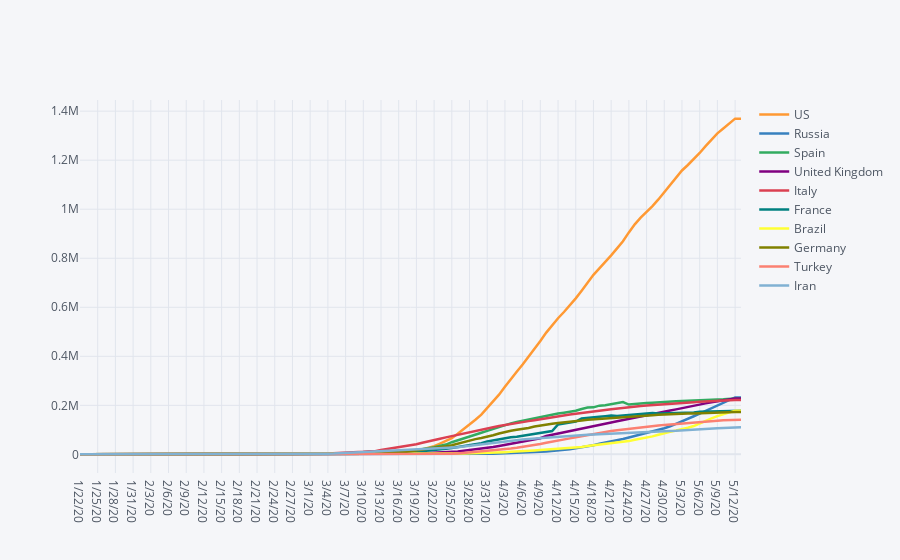

The cell this chart's notebook holds for it:
### Markdown cell above
#### Visualizing daily number of cases among top 10 most infected countries:

### Code cell
df_group_country_top10_trans = df_group_country_top10.transpose()
df_group_country_top10_trans.iplot(width=2.5,size=20)
